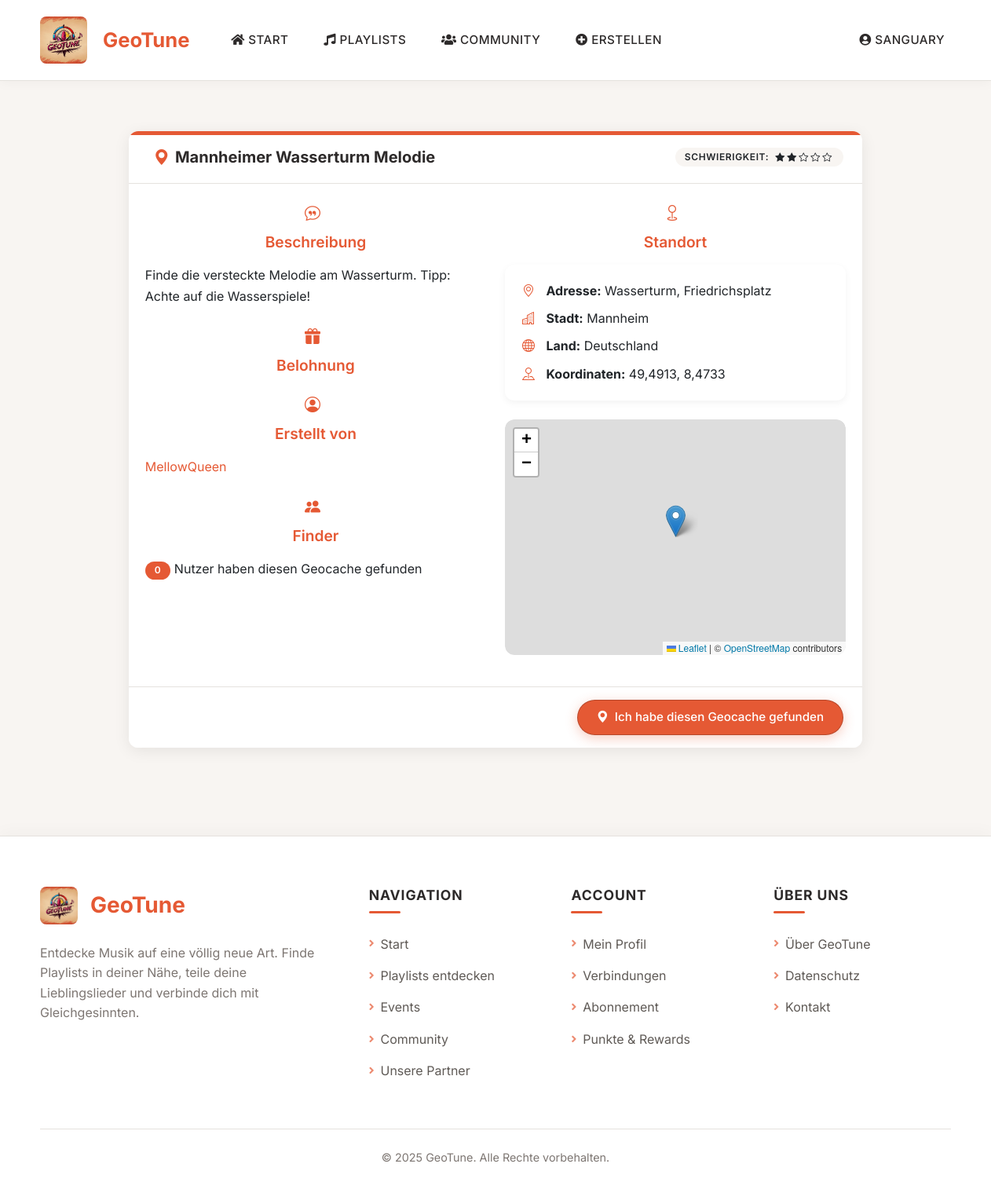
/geocaches/2/ (signed in), run on the app's committed database.
### geotune/models.py (models this page shows, shortened)
class Nutzer(AbstractUser):
    bio = models.TextField(blank=True)
    profilbild = models.ImageField(upload_to='profile_pics/', blank=True, null=True)
    premium_status = models.BooleanField(default=False)

class Geocache(models.Model):
    SCHWIERIGKEITEN = [
        (1, 'Sehr einfach'),
        (2, 'Einfach'),
        (3, 'Mittel'),
        (4, 'Schwer'),
        (5, 'Sehr schwer')
    ]
    name = models.CharField(max_length=100)
    beschreibung = models.TextField()
    koordinaten = models.ForeignKey(Standort, on_delete=models.CASCADE, related_name='geocaches')
    schwierigkeit = models.IntegerField(choices=SCHWIERIGKEITEN, default=3)
    belohnung = models.CharField(max_length=255, blank=True)
    erstellt_von = models.ForeignKey(Nutzer, on_delete=models.CASCADE, related_name='erstellte_geocaches')
    finder = models.ManyToManyField(Nutzer, through='GeocacheFund', related_name='gefundene_geocaches')

class Standort(models.Model):
    breitengrad = models.FloatField()
    laengengrad = models.FloatField()
    adresse = models.CharField(max_length=255, blank=True)
    stadt = models.CharField(max_length=100, blank=True)
    land = models.CharField(max_length=100, blank=True)
    beschreibung = models.TextField(blank=True)

### geotune/views.py (the view)
# urls.py: path('geocaches/<int:geocache_id>/', views.geocache_detail, name='geocache_detail'),
@login_required
def geocache_detail(request, geocache_id):
    try:
        geocache = get_object_or_404(Geocache, id=geocache_id)
        try:
            already_found = GeocacheFund.objects.filter(nutzer=request.user, geocache=geocache).exists()
            finder_count = geocache.finder.count()
        except Exception as e:
            logger = logging.getLogger(__name__)
            logger.error(f"Error accessing GeocacheFund table: {str(e)}")
            already_found = False
            finder_count = 0
    except Exception as e:
        logger = logging.getLogger(__name__)
        logger.error(f"Error accessing Geocache table: {str(e)}")
        messages.error(request, "Der angeforderte Geocache konnte nicht gefunden werden.")
        return redirect('geocache_liste')
    return render(request, 'geotune/geocache_detail.html', {
        'geocache': geocache,
        'already_found': already_found,
        'finder_count': finder_count
    })

### geotune/context_processors.py (called while the page is built)
def verbindungsanfragen(request):
    anzahl = 0
    if request.user.is_authenticated:
        anzahl = request.user.erhaltene_verbindungen.filter(status='angefragt').count()
    return {'anzahl_verbindungsanfragen': anzahl}

### geotune/templatetags/custom_filters.py (called while the page is built)
@register.filter
def multiply(value, arg):
    return value * arg

### geotune/templates/geotune/geocache_detail.html (shortened to what this page needs)
{% extends 'geotune/base.html' %}
{% load static %}
{% load custom_filters %}
{% block content %}
<div class="container mt-4">
    <div class="row">
        <div class="col-lg-10 mx-auto">
            <div class="card shadow mb-4">
                <div class="custom-card-header">
                    <h5 class="mb-0">
                        <i class="bi bi-geo-alt-fill"></i>
                        {{ geocache.name }}
                    </h5>
                    <span class="ms-auto badge bg-light text-dark">
                        Schwierigkeit: {% for i in "12345"|make_list %}{% if forloop.counter <= geocache.schwierigkeit %}<i class="bi bi-star-fill text-dark"></i>{% else %}<i class="bi bi-star text-dark"></i>{% endif %}{% endfor %}
                    </span>
                </div>
                <div class="card-body">
                    <div class="row">
                        <div class="col-md-6">
                            <h5 class="section-title"><i class="bi bi-chat-quote"></i> Beschreibung</h5>
                            <p class="card-text mb-4">{{ geocache.beschreibung }}</p>
                            <h5 class="section-title"><i class="bi bi-gift-fill"></i> Belohnung</h5>
                            <h5 class="section-title"><i class="bi bi-person-circle"></i> Erstellt von</h5>
                            <p class="mb-4">
                                <a href="{% url 'nutzerprofil' nutzer_id=geocache.erstellt_von.id %}" class="text-decoration-none">
                                    {{ geocache.erstellt_von.username }}
                                </a>
                            </p>
                            <h5 class="section-title"><i class="bi bi-people-fill"></i> Finder</h5>
                            <p class="mb-4">
                                <span class="badge bg-primary rounded-pill">{{ finder_count }}</span> Nutzer haben diesen Geocache gefunden
                            </p>
                        </div>
                        <div class="col-md-6">
                            <h5 class="section-title"><i class="bi bi-geo"></i> Standort</h5>
                            <div class="card info-card mb-4">
                                <div class="card-body">
                                    <p><span class="info-icon"><i class="bi bi-geo-alt text-primary"></i></span> <strong>Adresse:</strong> {{ geocache.koordinaten.adresse }}</p>
                                    <p><span class="info-icon"><i class="bi bi-buildings text-primary"></i></span> <strong>Stadt:</strong> {{ geocache.koordinaten.stadt }}</p>
                                    <p><span class="info-icon"><i class="bi bi-globe text-primary"></i></span> <strong>Land:</strong> {{ geocache.koordinaten.land }}</p>
                                    <p class="mb-0"><span class="info-icon"><i class="bi bi-pin-map text-primary"></i></span> <strong>Koordinaten:</strong>
                                        {{ geocache.koordinaten.breitengrad }}, {{ geocache.koordinaten.laengengrad }}
                                    </p>
                                </div>
                            </div>
                            <div class="map-wrapper">
                                <div id="map"></div>
                            </div>
                        </div>
                    </div>
                </div>
                <div class="card-footer bg-white">
                    <div class="d-flex justify-content-between">
                        <div>
                            {% if already_found %}
                                <button class="btn btn-custom btn-already-found" disabled>
                                    <i class="bi bi-check-circle-fill"></i> Bereits gefunden
                                </button>
                            {% else %}
                                <button class="btn btn-primary btn-custom" id="btnRegisterFound" data-bs-toggle="modal" data-bs-target="#fundModal">
                                    <i class="bi bi-geo-alt-fill"></i> Ich habe diesen Geocache gefunden
                                </button>
                            {% endif %}
                        </div>
                    </div>
                </div>
            </div>
        </div>
    </div>
</div>
{% endblock %}
{% block extra_js %}
<link rel="stylesheet" href="https://unpkg.com/leaflet@1.9.4/dist/leaflet.css"
/>
{% endblock %}

### geotune/templates/geotune/base.html (shortened to what this page needs)
<!DOCTYPE html>
<html lang="de">
<head>
    <link href="https://cdn.jsdelivr.net/npm/bootstrap@5.3.2/dist/css/bootstrap.min.css" rel="stylesheet">
    <link rel="stylesheet" href="https://cdn.jsdelivr.net/npm/bootstrap-icons@1.11.1/font/bootstrap-icons.css">
    <link rel="stylesheet" href="https://cdnjs.cloudflare.com/ajax/libs/font-awesome/5.15.4/css/all.min.css">
    {% load static %}
    <link rel="stylesheet" href="{% static 'geotune/css/style.css' %}">
    <link rel="stylesheet" href="https://unpkg.com/leaflet@1.7.1/dist/leaflet.css">
</head>
<body>
    <nav class="navbar navbar-expand-lg">
        <div class="container">
            <a class="navbar-brand" href="{% url 'index' %}">
                {% load static %}
                <div class="d-flex align-items-center">
                    <img src="{% static 'media/GeoTune_Logo.jpg' %}" alt="GeoTune Logo" class="navbar-logo">
                    <span class="ms-2">GeoTune</span>
                </div>
            </a>
            <div class="collapse navbar-collapse" id="navbarNav">
                <ul class="navbar-nav me-auto">
                    <li class="nav-item">
                        <a class="nav-link" href="{% url 'index' %}">
                            <i class="fas fa-home"></i> Start
                        </a>
                    </li>
                    {% if user.is_authenticated %}
                        <li class="nav-item dropdown">
                            <a class="nav-link" href="#" id="playlistsDropdown" role="button"
                               data-bs-toggle="dropdown" aria-expanded="false">
                                <i class="fas fa-music"></i> Playlists
                            </a>
                        </li>
                        <li class="nav-item dropdown">
                            <a class="nav-link" href="#" id="communityDropdown" role="button"
                               data-bs-toggle="dropdown" aria-expanded="false">
                                <i class="fas fa-users"></i> Community
                            </a>
                        </li>
                        <li class="nav-item dropdown">
                            <a class="nav-link" href="#" id="navbarDropdown" role="button"
                               data-bs-toggle="dropdown" aria-expanded="false">
                                <i class="fas fa-plus-circle"></i> Erstellen
                            </a>
                        </li>
                    {% endif %}
                </ul>
                <ul class="navbar-nav">
                    {% if user.is_authenticated %}
                        <li class="nav-item dropdown">
                            <a class="nav-link" href="#" id="userDropdown" role="button"
                               data-bs-toggle="dropdown" aria-expanded="false">
                                <i class="fas fa-user-circle"></i> {{ user.username }}
                            </a>
                        </li>
                    {% endif %}
                </ul>
            </div>
        </div>
    </nav>
    <main class="container py-4">
        {% block content %}{% endblock %}
    </main>
    <footer class="footer">
        <div class="container">
            <div class="footer-container">
                <div class="footer-brand">
                    <div class="footer-logo">
                        <img src="{% static 'media/GeoTune_Logo.jpg' %}" alt="GeoTune Logo">
                        <h3>GeoTune</h3>
                    </div>
                    <p class="footer-description">
                        Entdecke Musik auf eine völlig neue Art. Finde Playlists in deiner Nähe, teile deine Lieblingslieder und verbinde dich mit Gleichgesinnten.
                    </p>
                </div>
                <div class="footer-columns">
                    <div class="footer-column">
                        <h5 class="footer-title">Navigation</h5>
                        <ul class="footer-links">
                            <li><a href="{% url 'index' %}"><i class="fas fa-angle-right"></i> Start</a></li>
                            {% if user.is_authenticated %}
                                <li><a href="{% url 'playlists_in_der_naehe' %}"><i class="fas fa-angle-right"></i> Playlists entdecken</a></li>
                                <li><a href="{% url 'events' %}"><i class="fas fa-angle-right"></i> Events</a></li>
                                <li><a href="{% url 'nutzer_empfehlungen' %}"><i class="fas fa-angle-right"></i> Community</a></li>
                                <li><a href="{% url 'partner' %}"><i class="fas fa-angle-right"></i> Unsere Partner</a></li>
                            {% endif %}
                        </ul>
                    </div>
                    <div class="footer-column">
                        <h5 class="footer-title">Account</h5>
                        <ul class="footer-links">
                            {% if user.is_authenticated %}
                                <li><a href="{% url 'nutzerprofil' %}"><i class="fas fa-angle-right"></i> Mein Profil</a></li>
                                <li><a href="{% url 'verbindungen' %}"><i class="fas fa-angle-right"></i> Verbindungen</a></li>
                                <li><a href="{% url 'abonnement_verwalten' %}"><i class="fas fa-angle-right"></i> Abonnement</a></li>
                                <li><a href="{% url 'gamification' %}"><i class="fas fa-angle-right"></i> Punkte & Rewards</a></li>
                            {% else %}
                                <li><a href="{% url 'login' %}"><i class="fas fa-angle-right"></i> Anmelden</a></li>
                                <li><a href="{% url 'register' %}"><i class="fas fa-angle-right"></i> Registrieren</a></li>
                            {% endif %}
                        </ul>
                    </div>
                    <div class="footer-column">
                        <h5 class="footer-title">Über uns</h5>
                        <ul class="footer-links">
                            <li><a href="{% url 'ueber_uns' %}"><i class="fas fa-angle-right"></i> Über GeoTune</a></li>
                            <li><a href="{% url 'datenschutz' %}"><i class="fas fa-angle-right"></i> Datenschutz</a></li>
                            <li><a href="{% url 'kontakt' %}"><i class="fas fa-angle-right"></i> Kontakt</a></li>
                        </ul>
                    </div>
                </div>
            </div>
            <div class="footer-bottom text-center">
                <p>&copy; 2025 GeoTune. Alle Rechte vorbehalten.</p>
            </div>
        </div>
    </footer>
    {% block extra_js %}{% endblock %}
</body>
</html>

### geotune/templates/geotune/geocache_detail.html (style rules this page uses)
.custom-card-header { position: relative; padding: 1.25rem 1.5rem; display: flex; align-items: center; border-bottom: 1px solid var(--gray-200); font-weight: 600; }
.custom-card-header::before { content: ''; position: absolute; top: 0; left: 0; width: 100%; height: 5px; background-color: var(--primary); }
.custom-card-header h5 { margin-bottom: 0; color: var(--dark); }
.custom-card-header i { color: var(--primary); margin-right: 0.15rem; }
.custom-card-header i:first-child { margin-left: 0.5rem; }
.section-title { font-size: 1.2rem; font-weight: 600; color: var(--primary); margin-bottom: 1rem; display: flex; align-items: center; }
.section-title i { margin-right: 0.5rem; }
.info-card { border-radius: var(--border-radius); box-shadow: 0 3px 10px rgba(0,0,0,0.05); margin-bottom: 1.5rem; }
.info-card .card-body { padding: 1.25rem; }
.info-card p { margin-bottom: 0.5rem; }
.info-card p:last-child { margin-bottom: 0; }
.info-icon { width: 20px; display: inline-block; text-align: center; margin-right: 0.5rem; }
.map-wrapper { position: relative; overflow: hidden; border-radius: var(--border-radius); width: 100%; height: 300px; margin-bottom: 1rem; }
#map { width: 100%; height: 100%; min-height: 300px; border-radius: var(--border-radius); box-shadow: 0 3px 10px rgba(0,0,0,0.05); position: relative; z-index: 1; }
.btn-custom { transition: all 0.3s ease; border-radius: 50px; padding: 0.625rem 1.5rem; display: inline-flex; align-items: center; justify-content: center; font-weight: 500; }
.btn-custom i { margin-right: 0.5rem; }
.leaflet-container { z-index: 1; }

### data on the page
Nutzer: username "SANGUARY"
Geocache: name "Mannheimer Wasserturm Melodie", schwierigkeit 2 (drawn), beschreibung "Finde die versteckte Melodie am Wasserturm. Tipp: Achte auf die Wasserspiele!", erstellt_von.username "MellowQueen", koordinaten.adresse "Wasserturm, Friedrichsplatz", koordinaten.stadt "Mannheim", koordinaten.land "Deutschland", koordinaten.breitengrad "49,4913", koordinaten.laengengrad "8,4733"

### other printed values
{{ finder_count }} "0"
